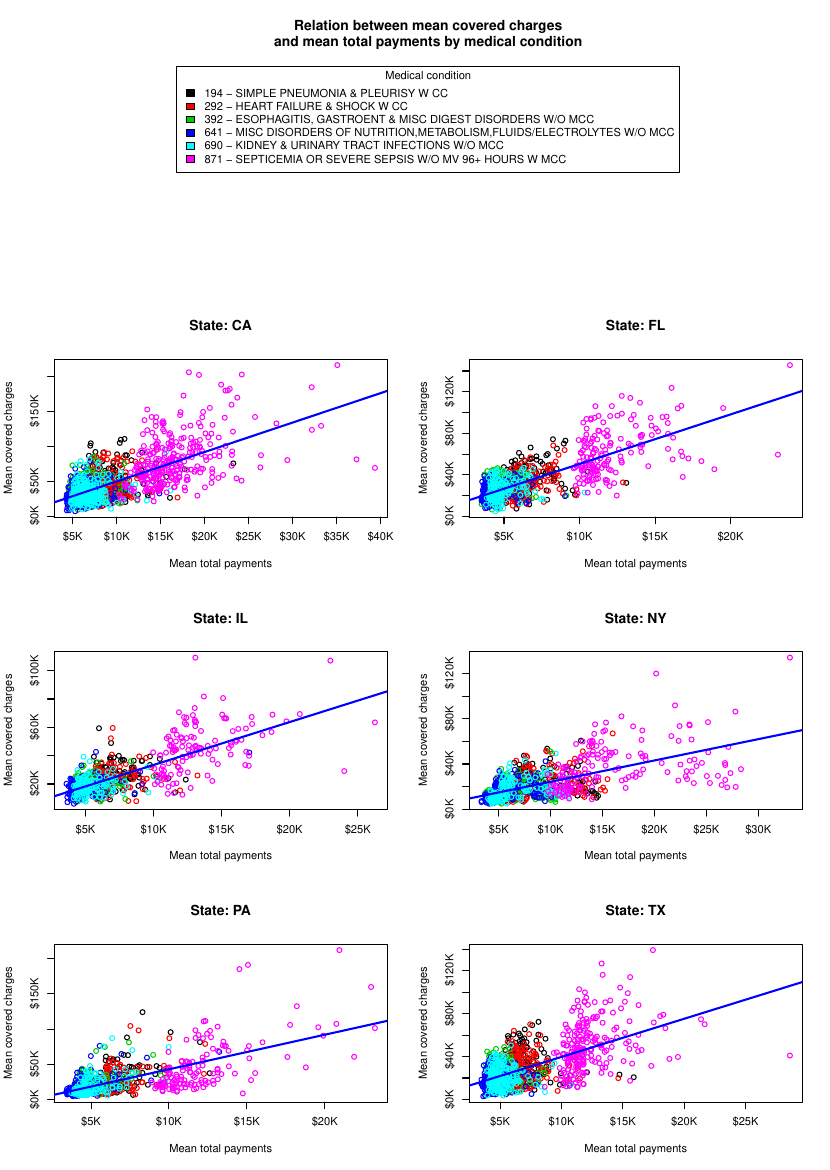

This chart was generated by the following R code:
data <- read.csv("payments.csv", header = TRUE, quote = "\"", sep = ",")
medicalCondition <- as.vector(unique(data$DRG.Definition))
pdf("plot2.pdf", width = 8.3, height = 11.7)
m <- rbind(c(1, 1), c(2, 3), c(4,5), c(6,7))
layout(m)
par(mar=c(5.1,4.1,5.1,2.1))
plot(1, type = "n", axes=FALSE, xlab="", ylab="", main = "Relation between mean covered charges\nand mean total payments by medical condition")
legend("top", title = "Medical condition", legend = medicalCondition, fill = 1:7)
for (state in unique(data$Provider.State)) {
  d <- subset(data, Provider.State == state)
  d$Average.Covered.Charges <- d$Average.Covered.Charges/1000
  d$Average.Total.Payments <- d$Average.Total.Payments/1000
  plot(Average.Covered.Charges ~ Average.Total.Payments, data = d, col = DRG.Definition, xaxt="n", yaxt="n", ylab = "Mean covered charges", xlab = "Mean total payments", main = paste("State:", state))
  axis(2, at=axTicks(2), labels=sprintf("$%sK", axTicks(2)))
  axis(1, at=axTicks(1), labels=sprintf("$%sK", axTicks(1)))
  abline(lm(d$Average.Covered.Charges ~ d$Average.Total.Payments), col = "blue", lwd = 2)
}
dev.off()

